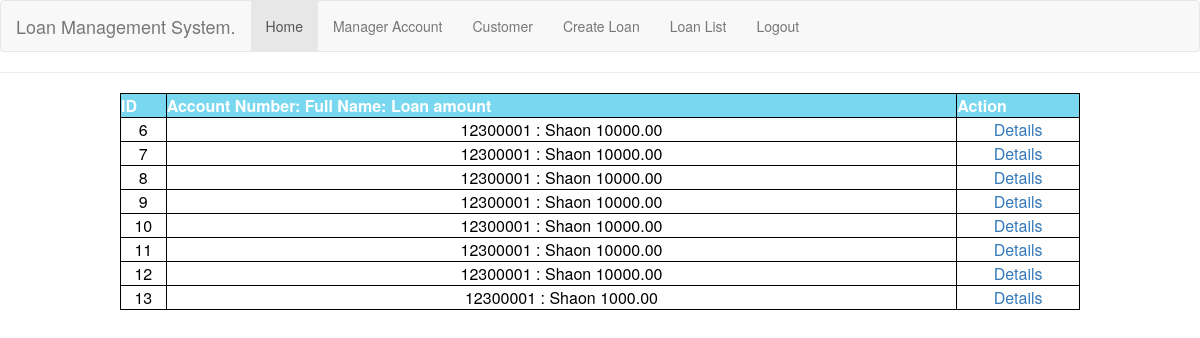
The app's page /customer_loan_list/ (signed in), older data.
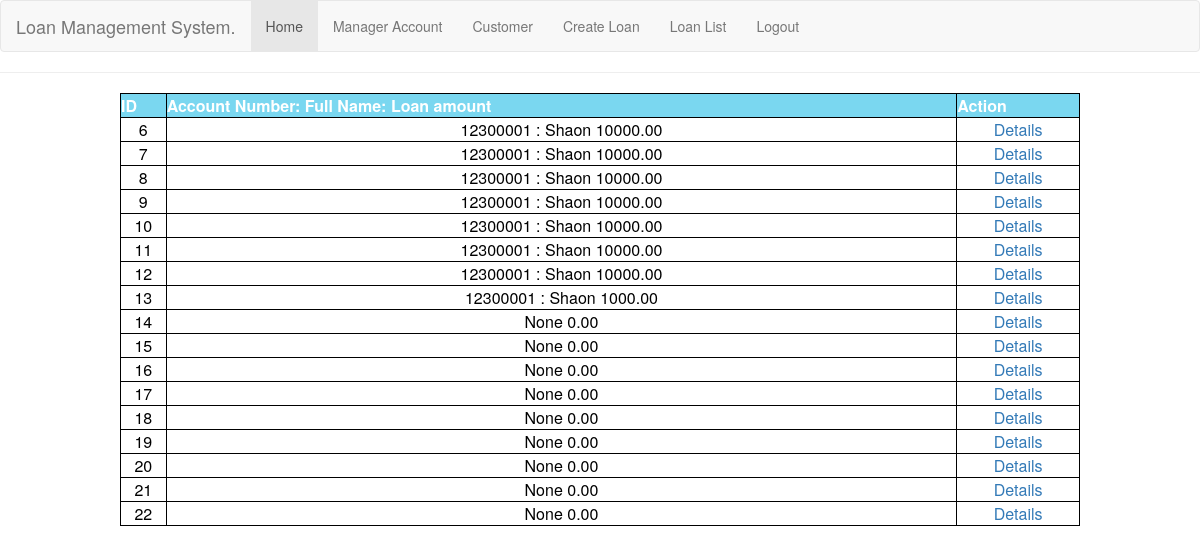
The same page, newer data.
### accounts/models.py (models this page shows)
class LoanModel(models.Model):
    customer_id = models.ForeignKey(BankCustomer, on_delete=models.CASCADE, blank=True, null=True,)
    loan_amount = models.DecimalField(null=True, blank=True, default=0.0, max_digits=30, decimal_places=2)
    loan_period = models.IntegerField(null=True, blank=True, default=0)
    loan_status = models.BooleanField(default=False)
    loan_installment_amount = models.DecimalField(null=True, blank=True, default=0.0, max_digits=30, decimal_places=2)
    loan_interest_rate = models.DecimalField(null=True, blank=True, default=0.0, max_digits=30, decimal_places=2)
    net_payable_amount = models.DecimalField(null=True, blank=True, default=0.0, max_digits=30, decimal_places=2)
    disbursement_status = models.BooleanField(default=False)
    account_balance = models.DecimalField(null=True, blank=True, default=0.0, max_digits=30, decimal_places=2)
    def __str__(self):
        return str(self.customer_id) + " " + str(self.loan_amount)

class BankCustomer(models.Model):
    account_no = models.CharField(max_length=150, unique=True, default="")
    full_name = models.CharField(max_length=50, default="", blank=False)
    birth_date = models.DateField(null=True, blank=True)
    email = models.EmailField(unique=True, blank=False)
    contact_no = models.CharField(unique=True, null=True, blank=True, max_length=20)
    Address = models.CharField(max_length=512)
    city = models.CharField(max_length=256)
    country = models.CharField(max_length=256)
    nationality = models.CharField(max_length=256)
    occupation = models.CharField(max_length=256)
    monthly_income = models.CharField(max_length=30)
    def __str__(self):
        return self.account_no + " : " + self.full_name

### accounts/views.py (the view)
# urls.py: path('customer_loan_list/',CustomerLoanListView.as_view(), name='customer_loan_list'),
class CustomerLoanListView(ListView):
    model = LoanModel
    template_name = 'accounts/customer_loan_list.html'

### accounts/templates/accounts/customer_loan_list.html (shortened to what this page needs)
{% extends 'base.html' %}
{% block content %}
<h2 style="color: #7AD7F0; font-family: times, serif; font-style:italic;">{{ title }}</h2><hr>
<table >
    <th>ID</th>
    <th>Account Number: Full Name: Loan amount</th>
    <th>Action</th>
<form method="POST" action="/" enctype='multipart/form-data'>
    {% if request.user.is_authenticated %}
    {% with name=0.0 %}
    {% for customer in object_list %}
    <tr>
        <td>{{customer.pk}}</td>
        <td>{{customer}}</td>
        <td> <a href="{% url 'customer_loan_details' pk=customer.pk %}">Details</a></td>
    </tr>
    {% endfor %}
    {% endwith %}
     {% endif %}
</form>
</table>
{% endblock content %}

### accounts/templates/base.html (shortened to what this page needs)
<html>
    <head>
  <link rel="stylesheet" href="https://maxcdn.bootstrapcdn.com/bootstrap/3.3.7/css/bootstrap.min.css">
        {% load static %}
    </head>
    <body>
    <nav class="navbar navbar-default">
  <div class="container-fluid">
    <div class="navbar-header">
      <a class="navbar-brand" href="/">Loan Management System.</a>
    </div>
    <ul class="nav navbar-nav">
      <li class="active"><a href="/">Home</a></li>
        {% if request.user.is_authenticated %}
            <li><a href="{% url 'account_details' %}">Manager Account</a></li>
            <li><a href="{% url 'customer_list' %}">Customer</a></li>
            <li><a href="{% url 'loan_create' %}">Create Loan</a></li>
            <li><a href="{% url 'customer_loan_list' %}">Loan List</a></li>
            <li><a href="{% url 'user_logout' %}">Logout</a></li>
        {% else %}
        <li><a href="{% url 'user_login' %}">Login </a></li>
        <li><a href="{% url 'register_view' %}">Create New Account</a></li>
        {% endif %}
    </ul>
  </div>
</nav>
    {% block content %}
    {% endblock %}
    </body>
</html>

### accounts/templates/base.html (style rules this page uses)
table { border-collapse: collapse; background-color: white; width:80% }
table,th,td { border: 1px solid black;margin: 10px auto; text-align: center; }
th { background-color: #7AD7F0; color: white; padding:30px; text-align: center; }
td { padding: 30px; text-align: center; color: black; background-color:white; }

Row changes from the older to the newer data that the page shows:
added LoanModel: pk "14", customer_id+loan_amount "None 0.00"
added LoanModel: pk "15", customer_id+loan_amount "None 0.00"
added LoanModel: pk "16", customer_id+loan_amount "None 0.00"
added LoanModel: pk "17", customer_id+loan_amount "None 0.00"
added LoanModel: pk "18", customer_id+loan_amount "None 0.00"
added LoanModel: pk "19", customer_id+loan_amount "None 0.00"
added LoanModel: pk "20", customer_id+loan_amount "None 0.00"
added LoanModel: pk "21", customer_id+loan_amount "None 0.00"
added LoanModel: pk "22", customer_id+loan_amount "None 0.00"
